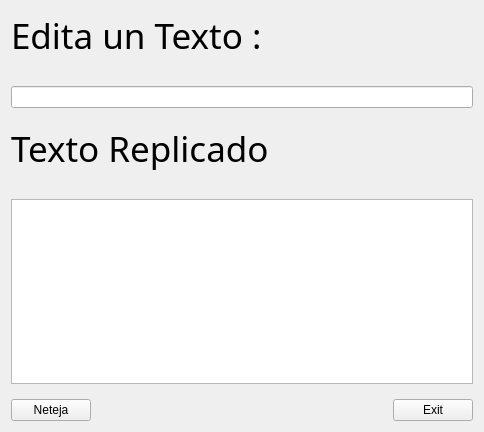
<?xml version="1.0" encoding="UTF-8"?>
<ui version="4.0">
 <class>MyForm</class>
 <widget class="QWidget" name="MyForm">
  <property name="geometry">
   <rect>
    <x>0</x>
    <y>0</y>
    <width>484</width>
    <height>432</height>
   </rect>
  </property>
  <property name="windowTitle">
   <string>Form</string>
  </property>
  <property name="autoFillBackground">
   <bool>false</bool>
  </property>
  <layout class="QVBoxLayout" name="verticalLayout">
   <item>
    <widget class="QLabel" name="label">
     <property name="font">
      <font>
       <family>Rothenburg Decorative</family>
       <pointsize>26</pointsize>
       <italic>false</italic>
      </font>
     </property>
     <property name="text">
      <string>Edita un Texto :</string>
     </property>
    </widget>
   </item>
   <item>
    <spacer name="horizontalSpacer">
     <property name="orientation">
      <enum>Qt::Horizontal</enum>
     </property>
     <property name="sizeHint" stdset="0">
      <size>
       <width>469</width>
       <height>20</height>
      </size>
     </property>
    </spacer>
   </item>
   <item>
    <widget class="QLineEdit" name="lineEdit"/>
   </item>
   <item>
    <spacer name="verticalSpacer_2">
     <property name="orientation">
      <enum>Qt::Vertical</enum>
     </property>
     <property name="sizeHint" stdset="0">
      <size>
       <width>20</width>
       <height>18</height>
      </size>
     </property>
    </spacer>
   </item>
   <item>
    <widget class="QLabel" name="label_2">
     <property name="font">
      <font>
       <family>Rothenburg Decorative</family>
       <pointsize>26</pointsize>
      </font>
     </property>
     <property name="text">
      <string>Texto Replicado</string>
     </property>
    </widget>
   </item>
   <item>
    <spacer name="horizontalSpacer_2">
     <property name="orientation">
      <enum>Qt::Horizontal</enum>
     </property>
     <property name="sizeHint" stdset="0">
      <size>
       <width>469</width>
       <height>20</height>
      </size>
     </property>
    </spacer>
   </item>
   <item>
    <widget class="QTextEdit" name="textEdit_2">
     <property name="readOnly">
      <bool>true</bool>
     </property>
    </widget>
   </item>
   <item>
    <spacer name="verticalSpacer">
     <property name="orientation">
      <enum>Qt::Vertical</enum>
     </property>
     <property name="sizeHint" stdset="0">
      <size>
       <width>20</width>
       <height>17</height>
      </size>
     </property>
    </spacer>
   </item>
   <item>
    <layout class="QHBoxLayout" name="horizontalLayout">
     <item>
      <widget class="QPushButton" name="pushButton">
       <property name="text">
        <string>Neteja</string>
       </property>
      </widget>
     </item>
     <item>
      <spacer name="horizontalSpacer_3">
       <property name="orientation">
        <enum>Qt::Horizontal</enum>
       </property>
       <property name="sizeType">
        <enum>QSizePolicy::Preferred</enum>
       </property>
       <property name="sizeHint" stdset="0">
        <size>
         <width>108</width>
         <height>20</height>
        </size>
       </property>
      </spacer>
     </item>
     <item>
      <spacer name="horizontalSpacer_4">
       <property name="orientation">
        <enum>Qt::Horizontal</enum>
       </property>
       <property name="sizeType">
        <enum>QSizePolicy::MinimumExpanding</enum>
       </property>
       <property name="sizeHint" stdset="0">
        <size>
         <width>168</width>
         <height>17</height>
        </size>
       </property>
      </spacer>
     </item>
     <item>
      <widget class="QPushButton" name="pushButton_2">
       <property name="text">
        <string>Exit</string>
       </property>
      </widget>
     </item>
    </layout>
   </item>
  </layout>
 </widget>
 <resources/>
 <connections>
  <connection>
   <sender>pushButton_2</sender>
   <signal>clicked()</signal>
   <receiver>MyForm</receiver>
   <slot>close()</slot>
   <hints>
    <hint type="sourcelabel">
     <x>446</x>
     <y>412</y>
    </hint>
    <hint type="destinationlabel">
     <x>240</x>
     <y>0</y>
    </hint>
   </hints>
  </connection>
  <connection>
   <sender>pushButton</sender>
   <signal>clicked()</signal>
   <receiver>textEdit_2</receiver>
   <slot>clear()</slot>
   <hints>
    <hint type="sourcelabel">
     <x>44</x>
     <y>409</y>
    </hint>
    <hint type="destinationlabel">
     <x>166</x>
     <y>319</y>
    </hint>
   </hints>
  </connection>
  <connection>
   <sender>lineEdit</sender>
   <signal>textEdited(QString)</signal>
   <receiver>textEdit_2</receiver>
   <slot>setPlainText(QString)</slot>
   <hints>
    <hint type="sourcelabel">
     <x>89</x>
     <y>129</y>
    </hint>
    <hint type="destinationlabel">
     <x>89</x>
     <y>313</y>
    </hint>
   </hints>
  </connection>
  <connection>
   <sender>pushButton</sender>
   <signal>clicked()</signal>
   <receiver>lineEdit</receiver>
   <slot>clear()</slot>
   <hints>
    <hint type="sourcelabel">
     <x>31</x>
     <y>407</y>
    </hint>
    <hint type="destinationlabel">
     <x>52</x>
     <y>111</y>
    </hint>
   </hints>
  </connection>
 </connections>
</ui>
